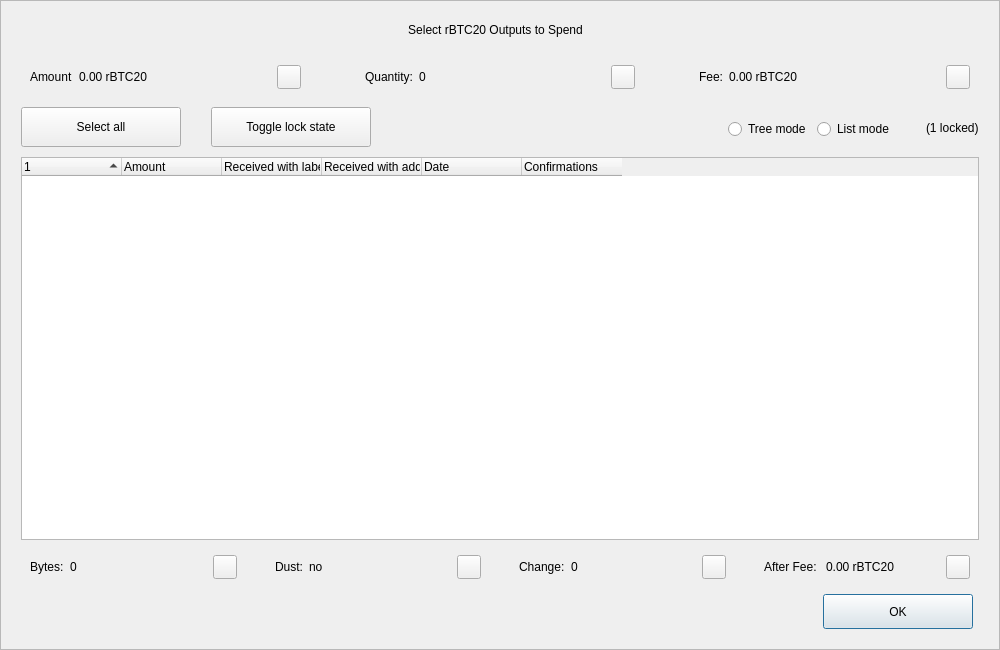
<?xml version="1.0" encoding="UTF-8"?>
<ui version="4.0">
 <class>CoinControlDialog</class>
 <widget class="QDialog" name="CoinControlDialog">
  <property name="geometry">
   <rect>
    <x>0</x>
    <y>0</y>
    <width>1000</width>
    <height>650</height>
   </rect>
  </property>
  <property name="minimumSize">
   <size>
    <width>950</width>
    <height>650</height>
   </size>
  </property>
  <property name="windowTitle">
   <string>Coin Selection</string>
  </property>
  <property name="styleSheet">
   <string notr="true"/>
  </property>
  <layout class="QVBoxLayout" name="verticalLayout">
   <property name="spacing">
    <number>0</number>
   </property>
   <property name="leftMargin">
    <number>0</number>
   </property>
   <property name="topMargin">
    <number>0</number>
   </property>
   <property name="rightMargin">
    <number>0</number>
   </property>
   <property name="bottomMargin">
    <number>0</number>
   </property>
   <item>
    <widget class="QFrame" name="frameContainer">
     <property name="toolTipDuration">
      <number>0</number>
     </property>
     <property name="frameShape">
      <enum>QFrame::StyledPanel</enum>
     </property>
     <property name="frameShadow">
      <enum>QFrame::Raised</enum>
     </property>
     <layout class="QVBoxLayout" name="verticalLayout_2">
      <property name="leftMargin">
       <number>0</number>
      </property>
      <property name="rightMargin">
       <number>0</number>
      </property>
      <property name="bottomMargin">
       <number>20</number>
      </property>
      <item>
       <layout class="QHBoxLayout" name="horizontalLayout_12">
        <property name="spacing">
         <number>0</number>
        </property>
        <property name="leftMargin">
         <number>20</number>
        </property>
        <property name="rightMargin">
         <number>30</number>
        </property>
        <item>
         <spacer name="horizontalSpacer_4">
          <property name="orientation">
           <enum>Qt::Horizontal</enum>
          </property>
          <property name="sizeHint" stdset="0">
           <size>
            <width>40</width>
            <height>20</height>
           </size>
          </property>
         </spacer>
        </item>
        <item>
         <widget class="QLabel" name="labelTitle">
          <property name="minimumSize">
           <size>
            <width>0</width>
            <height>40</height>
           </size>
          </property>
          <property name="maximumSize">
           <size>
            <width>16777215</width>
            <height>40</height>
           </size>
          </property>
          <property name="text">
           <string>Select rBTC20 Outputs to Spend</string>
          </property>
          <property name="alignment">
           <set>Qt::AlignCenter</set>
          </property>
          <property name="margin">
           <number>7</number>
          </property>
         </widget>
        </item>
        <item>
         <spacer name="horizontalSpacer_5">
          <property name="orientation">
           <enum>Qt::Horizontal</enum>
          </property>
          <property name="sizeHint" stdset="0">
           <size>
            <width>40</width>
            <height>20</height>
           </size>
          </property>
         </spacer>
        </item>
       </layout>
      </item>
      <item>
       <layout class="QHBoxLayout" name="horizontalLayout_8">
        <property name="leftMargin">
         <number>20</number>
        </property>
        <property name="rightMargin">
         <number>20</number>
        </property>
        <item>
         <widget class="QWidget" name="layoutAmount" native="true">
          <layout class="QHBoxLayout" name="horizontalLayout_9" stretch="0,1,0">
           <item>
            <widget class="QLabel" name="labelCoinControlAmountText">
             <property name="text">
              <string>Amount</string>
             </property>
            </widget>
           </item>
           <item>
            <widget class="QLabel" name="labelCoinControlAmount">
             <property name="text">
              <string>0.00 rBTC20</string>
             </property>
            </widget>
           </item>
           <item alignment="Qt::AlignHCenter|Qt::AlignVCenter">
            <widget class="QPushButton" name="pushButtonAmount">
             <property name="minimumSize">
              <size>
               <width>0</width>
               <height>24</height>
              </size>
             </property>
             <property name="maximumSize">
              <size>
               <width>24</width>
               <height>26</height>
              </size>
             </property>
             <property name="focusPolicy">
              <enum>Qt::NoFocus</enum>
             </property>
             <property name="styleSheet">
              <string notr="true">padding-bottom:2px;
padding-right:4px;</string>
             </property>
             <property name="text">
              <string/>
             </property>
            </widget>
           </item>
          </layout>
         </widget>
        </item>
        <item>
         <spacer name="horizontalSpacer_2">
          <property name="orientation">
           <enum>Qt::Horizontal</enum>
          </property>
          <property name="sizeType">
           <enum>QSizePolicy::Fixed</enum>
          </property>
          <property name="sizeHint" stdset="0">
           <size>
            <width>40</width>
            <height>20</height>
           </size>
          </property>
         </spacer>
        </item>
        <item>
         <widget class="QWidget" name="layoutQuantity" native="true">
          <layout class="QHBoxLayout" name="horizontalLayout_10" stretch="0,1,0">
           <item>
            <widget class="QLabel" name="labelCoinControlQuantityText">
             <property name="text">
              <string>Quantity:</string>
             </property>
            </widget>
           </item>
           <item>
            <widget class="QLabel" name="labelCoinControlQuantity">
             <property name="text">
              <string>0</string>
             </property>
            </widget>
           </item>
           <item alignment="Qt::AlignHCenter|Qt::AlignVCenter">
            <widget class="QPushButton" name="pushButtonQuantity">
             <property name="minimumSize">
              <size>
               <width>0</width>
               <height>24</height>
              </size>
             </property>
             <property name="maximumSize">
              <size>
               <width>24</width>
               <height>26</height>
              </size>
             </property>
             <property name="focusPolicy">
              <enum>Qt::NoFocus</enum>
             </property>
             <property name="styleSheet">
              <string notr="true">padding-bottom:2px;
               padding-right:4px;</string>
             </property>
             <property name="text">
              <string/>
             </property>
            </widget>
           </item>
          </layout>
         </widget>
        </item>
        <item>
         <spacer name="horizontalSpacer_22">
          <property name="orientation">
           <enum>Qt::Horizontal</enum>
          </property>
          <property name="sizeType">
           <enum>QSizePolicy::Fixed</enum>
          </property>
          <property name="sizeHint" stdset="0">
           <size>
            <width>40</width>
            <height>20</height>
           </size>
          </property>
         </spacer>
        </item>
        <item>
         <widget class="QWidget" name="layoutFee" native="true">
          <layout class="QHBoxLayout" name="horizontalLayout_11" stretch="0,1,0">
           <item>
            <widget class="QLabel" name="labelCoinControlFeeText">
             <property name="text">
              <string>Fee:</string>
             </property>
            </widget>
           </item>
           <item>
            <widget class="QLabel" name="labelCoinControlFee">
             <property name="text">
              <string>0.00 rBTC20</string>
             </property>
            </widget>
           </item>
           <item alignment="Qt::AlignHCenter|Qt::AlignVCenter">
            <widget class="QPushButton" name="pushButtonFee">
             <property name="minimumSize">
              <size>
               <width>0</width>
               <height>24</height>
              </size>
             </property>
             <property name="maximumSize">
              <size>
               <width>24</width>
               <height>26</height>
              </size>
             </property>
             <property name="focusPolicy">
              <enum>Qt::NoFocus</enum>
             </property>
             <property name="styleSheet">
              <string notr="true">padding-bottom:2px;
               padding-right:4px;</string>
             </property>
             <property name="text">
              <string/>
             </property>
            </widget>
           </item>
          </layout>
         </widget>
        </item>
       </layout>
      </item>
      <item>
       <widget class="QFrame" name="frame">
        <property name="minimumSize">
         <size>
          <width>0</width>
          <height>40</height>
         </size>
        </property>
        <property name="styleSheet">
         <string notr="true">#frame {
	border:0;
}</string>
        </property>
        <property name="frameShape">
         <enum>QFrame::StyledPanel</enum>
        </property>
        <property name="frameShadow">
         <enum>QFrame::Sunken</enum>
        </property>
        <layout class="QHBoxLayout" name="horizontalLayout">
         <property name="spacing">
          <number>0</number>
         </property>
         <property name="leftMargin">
          <number>20</number>
         </property>
         <property name="topMargin">
          <number>0</number>
         </property>
         <property name="rightMargin">
          <number>20</number>
         </property>
         <property name="bottomMargin">
          <number>0</number>
         </property>
         <item>
          <layout class="QHBoxLayout" name="horizontalLayoutPanel" stretch="0,0,0,0,0,0">
           <property name="spacing">
            <number>20</number>
           </property>
           <item>
            <widget class="QPushButton" name="pushButtonSelectAll">
             <property name="sizePolicy">
              <sizepolicy hsizetype="Maximum" vsizetype="Fixed">
               <horstretch>0</horstretch>
               <verstretch>0</verstretch>
              </sizepolicy>
             </property>
             <property name="minimumSize">
              <size>
               <width>160</width>
               <height>40</height>
              </size>
             </property>
             <property name="maximumSize">
              <size>
               <width>16777215</width>
               <height>40</height>
              </size>
             </property>
             <property name="text">
              <string>Select all</string>
             </property>
             <property name="checkable">
              <bool>true</bool>
             </property>
             <property name="checked">
              <bool>false</bool>
             </property>
             <property name="autoExclusive">
              <bool>false</bool>
             </property>
             <property name="autoDefault">
              <bool>false</bool>
             </property>
            </widget>
           </item>
           <item>
            <spacer name="horizontalSpacer_6">
             <property name="orientation">
              <enum>Qt::Horizontal</enum>
             </property>
             <property name="sizeType">
              <enum>QSizePolicy::Fixed</enum>
             </property>
             <property name="sizeHint" stdset="0">
              <size>
               <width>10</width>
               <height>20</height>
              </size>
             </property>
            </spacer>
           </item>
           <item>
            <widget class="QPushButton" name="pushButtonToggleLock">
             <property name="sizePolicy">
              <sizepolicy hsizetype="Maximum" vsizetype="Fixed">
               <horstretch>0</horstretch>
               <verstretch>0</verstretch>
              </sizepolicy>
             </property>
             <property name="minimumSize">
              <size>
               <width>160</width>
               <height>40</height>
              </size>
             </property>
             <property name="maximumSize">
              <size>
               <width>16777215</width>
               <height>40</height>
              </size>
             </property>
             <property name="text">
              <string>Toggle lock state</string>
             </property>
             <property name="checkable">
              <bool>true</bool>
             </property>
             <property name="autoExclusive">
              <bool>false</bool>
             </property>
             <property name="autoDefault">
              <bool>false</bool>
             </property>
            </widget>
           </item>
           <item>
            <spacer name="horizontalSpacer_7">
             <property name="orientation">
              <enum>Qt::Horizontal</enum>
             </property>
             <property name="sizeType">
              <enum>QSizePolicy::Expanding</enum>
             </property>
             <property name="sizeHint" stdset="0">
              <size>
               <width>30</width>
               <height>20</height>
              </size>
             </property>
            </spacer>
           </item>
           <item alignment="Qt::AlignRight">
            <widget class="QGroupBox" name="groupBox_2">
             <property name="styleSheet">
              <string notr="true">#groupBox_2 {
    background-color:transparent;
    border-radius:0;
}</string>
             </property>
             <property name="title">
              <string/>
             </property>
             <layout class="QHBoxLayout" name="horizontalLayout_14">
              <item>
               <widget class="QRadioButton" name="radioTreeMode">
                <property name="sizePolicy">
                 <sizepolicy hsizetype="Maximum" vsizetype="Fixed">
                  <horstretch>0</horstretch>
                  <verstretch>0</verstretch>
                 </sizepolicy>
                </property>
                <property name="text">
                 <string>Tree mode</string>
                </property>
               </widget>
              </item>
              <item>
               <widget class="QRadioButton" name="radioListMode">
                <property name="sizePolicy">
                 <sizepolicy hsizetype="Maximum" vsizetype="Fixed">
                  <horstretch>0</horstretch>
                  <verstretch>0</verstretch>
                 </sizepolicy>
                </property>
                <property name="text">
                 <string>List mode</string>
                </property>
                <property name="checked">
                 <bool>false</bool>
                </property>
               </widget>
              </item>
             </layout>
            </widget>
           </item>
           <item>
            <widget class="QLabel" name="labelLocked">
             <property name="text">
              <string>(1 locked)</string>
             </property>
            </widget>
           </item>
          </layout>
         </item>
        </layout>
       </widget>
      </item>
      <item>
       <layout class="QHBoxLayout" name="horizontalLayout_13">
        <property name="leftMargin">
         <number>20</number>
        </property>
        <property name="rightMargin">
         <number>20</number>
        </property>
        <item>
         <widget class="CoinControlTreeWidget" name="treeWidget">
          <property name="contextMenuPolicy">
           <enum>Qt::CustomContextMenu</enum>
          </property>
          <property name="styleSheet">
           <string notr="true"/>
          </property>
          <property name="sortingEnabled">
           <bool>false</bool>
          </property>
          <property name="columnCount">
           <number>6</number>
          </property>
          <attribute name="headerShowSortIndicator" stdset="0">
           <bool>true</bool>
          </attribute>
          <attribute name="headerStretchLastSection">
           <bool>false</bool>
          </attribute>
          <column>
           <property name="text">
            <string/>
           </property>
          </column>
          <column>
           <property name="text">
            <string>Amount</string>
           </property>
          </column>
          <column>
           <property name="text">
            <string>Received with label</string>
           </property>
          </column>
          <column>
           <property name="text">
            <string>Received with address</string>
           </property>
          </column>
          <column>
           <property name="text">
            <string>Date</string>
           </property>
          </column>
          <column>
           <property name="text">
            <string>Confirmations</string>
           </property>
           <property name="toolTip">
            <string>Confirmed</string>
           </property>
          </column>
         </widget>
        </item>
       </layout>
      </item>
      <item>
       <layout class="QHBoxLayout" name="horizontalLayout_3">
        <property name="spacing">
         <number>20</number>
        </property>
        <property name="leftMargin">
         <number>20</number>
        </property>
        <property name="rightMargin">
         <number>20</number>
        </property>
        <item>
         <widget class="QWidget" name="layoutBytes" native="true">
          <layout class="QHBoxLayout" name="horizontalLayout_4" stretch="0,1,0">
           <item>
            <widget class="QLabel" name="labelCoinControlBytesText">
             <property name="text">
              <string>Bytes:</string>
             </property>
            </widget>
           </item>
           <item>
            <widget class="QLabel" name="labelCoinControlBytes">
             <property name="text">
              <string>0</string>
             </property>
            </widget>
           </item>
           <item alignment="Qt::AlignHCenter|Qt::AlignVCenter">
            <widget class="QPushButton" name="pushButtonBytes">
             <property name="minimumSize">
              <size>
               <width>0</width>
               <height>24</height>
              </size>
             </property>
             <property name="maximumSize">
              <size>
               <width>24</width>
               <height>26</height>
              </size>
             </property>
             <property name="focusPolicy">
              <enum>Qt::NoFocus</enum>
             </property>
             <property name="styleSheet">
              <string notr="true">padding-bottom:2px;
               padding-right:4px;</string>
             </property>
             <property name="text">
              <string/>
             </property>
            </widget>
           </item>
          </layout>
         </widget>
        </item>
        <item>
         <widget class="QWidget" name="layoutDust" native="true">
          <layout class="QHBoxLayout" name="horizontalLayout_5" stretch="0,1,0">
           <item>
            <widget class="QLabel" name="labelCoinControlLowOutputText">
             <property name="text">
              <string>Dust:</string>
             </property>
            </widget>
           </item>
           <item>
            <widget class="QLabel" name="labelCoinControlLowOutput">
             <property name="text">
              <string>no</string>
             </property>
            </widget>
           </item>
           <item alignment="Qt::AlignHCenter|Qt::AlignVCenter">
            <widget class="QPushButton" name="pushButtonDust">
             <property name="minimumSize">
              <size>
               <width>0</width>
               <height>24</height>
              </size>
             </property>
             <property name="maximumSize">
              <size>
               <width>24</width>
               <height>26</height>
              </size>
             </property>
             <property name="focusPolicy">
              <enum>Qt::NoFocus</enum>
             </property>
             <property name="styleSheet">
              <string notr="true">padding-bottom:2px;
               padding-right:4px;</string>
             </property>
             <property name="text">
              <string/>
             </property>
            </widget>
           </item>
          </layout>
         </widget>
        </item>
        <item>
         <widget class="QWidget" name="layoutChange" native="true">
          <layout class="QHBoxLayout" name="horizontalLayout_6" stretch="0,1,0">
           <item>
            <widget class="QLabel" name="labelCoinControlChangeText">
             <property name="text">
              <string>Change:</string>
             </property>
            </widget>
           </item>
           <item>
            <widget class="QLabel" name="labelCoinControlChange">
             <property name="text">
              <string>0</string>
             </property>
            </widget>
           </item>
           <item alignment="Qt::AlignHCenter|Qt::AlignVCenter">
            <widget class="QPushButton" name="pushButtonChange">
             <property name="minimumSize">
              <size>
               <width>0</width>
               <height>24</height>
              </size>
             </property>
             <property name="maximumSize">
              <size>
               <width>24</width>
               <height>26</height>
              </size>
             </property>
             <property name="focusPolicy">
              <enum>Qt::NoFocus</enum>
             </property>
             <property name="styleSheet">
              <string notr="true">padding-bottom:2px;
               padding-right:4px;</string>
             </property>
             <property name="text">
              <string/>
             </property>
            </widget>
           </item>
          </layout>
         </widget>
        </item>
        <item>
         <widget class="QWidget" name="layoutAfter" native="true">
          <layout class="QHBoxLayout" name="horizontalLayout_7" stretch="0,1,0">
           <item>
            <widget class="QLabel" name="labelCoinControlAfterFeeText">
             <property name="text">
              <string>After Fee: </string>
             </property>
            </widget>
           </item>
           <item>
            <widget class="QLabel" name="labelCoinControlAfterFee">
             <property name="text">
              <string>0.00 rBTC20</string>
             </property>
            </widget>
           </item>
           <item alignment="Qt::AlignHCenter|Qt::AlignVCenter">
            <widget class="QPushButton" name="pushButtonAlterFee">
             <property name="minimumSize">
              <size>
               <width>0</width>
               <height>24</height>
              </size>
             </property>
             <property name="maximumSize">
              <size>
               <width>24</width>
               <height>26</height>
              </size>
             </property>
             <property name="focusPolicy">
              <enum>Qt::NoFocus</enum>
             </property>
             <property name="styleSheet">
              <string notr="true">padding-bottom:2px;
               padding-right:4px;</string>
             </property>
             <property name="text">
              <string/>
             </property>
            </widget>
           </item>
          </layout>
         </widget>
        </item>
       </layout>
      </item>
      <item>
       <layout class="QHBoxLayout" name="horizontalLayout_2">
        <property name="spacing">
         <number>0</number>
        </property>
        <property name="leftMargin">
         <number>20</number>
        </property>
        <property name="rightMargin">
         <number>26</number>
        </property>
        <item>
         <spacer name="horizontalSpacer_3">
          <property name="orientation">
           <enum>Qt::Horizontal</enum>
          </property>
          <property name="sizeHint" stdset="0">
           <size>
            <width>558</width>
            <height>20</height>
           </size>
          </property>
         </spacer>
        </item>
        <item>
         <widget class="QPushButton" name="pushButtonOk">
          <property name="minimumSize">
           <size>
            <width>150</width>
            <height>35</height>
           </size>
          </property>
          <property name="text">
           <string>OK</string>
          </property>
         </widget>
        </item>
       </layout>
      </item>
     </layout>
    </widget>
   </item>
  </layout>
 </widget>
 <customwidgets>
  <customwidget>
   <class>CoinControlTreeWidget</class>
   <extends>QTreeWidget</extends>
   <header>coincontroltreewidget.h</header>
  </customwidget>
 </customwidgets>
 <resources/>
 <connections/>
</ui>
